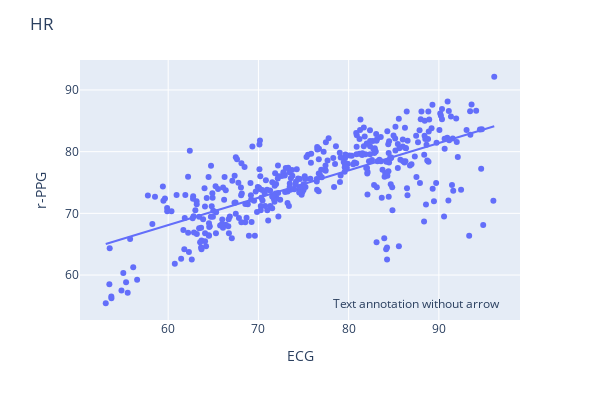
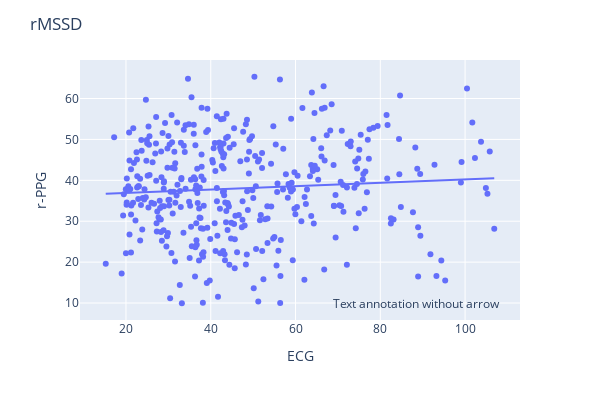
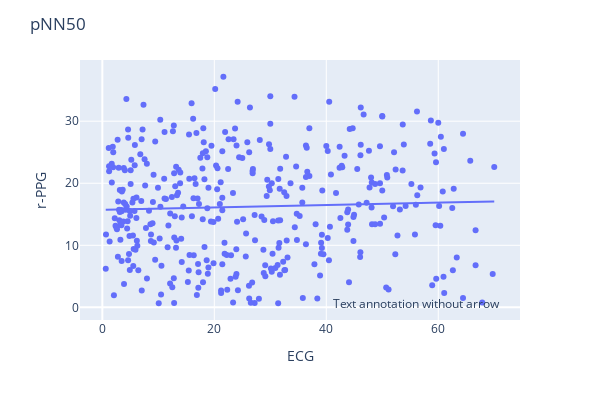
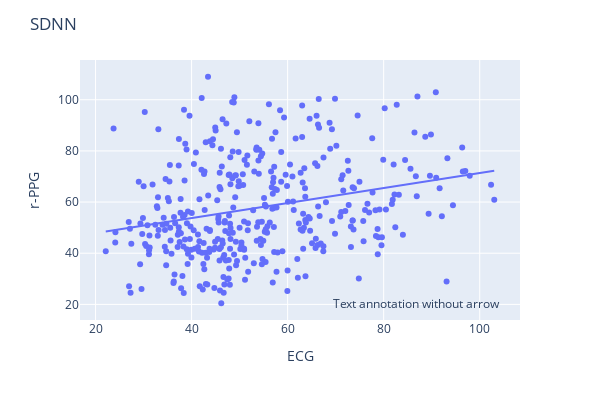

Write notebook code for charts like these, in order.
### Markdown cell above
### Referencing r-PPG to ECG

Since the data used in this example is the raw material without filtering out outliers or errors, the results of this demonstration is not exactly the same as the results used in the article.

### Code cell
from researchtoolbox.remote_ppg import visualization as vis
import os
ecg_file_path = './resources/data/ECG/ECG_HRV.csv'
r_ppg_file_path = os.path.join("./results/remote_ppg/bpm_output","summary","result.csv")
column_names = ['HR','rMSSD','pNN50','SDNN','HF','LF']
compare = vis.Comparison()
compare.compare_two_data_source(ecg_file_path,r_ppg_file_path,column_names)

### Figure 1 — Plotly figure (JSON) as saved in the notebook; plotly's stock layout.template omitted (floating-point values rounded to 4 significant figures; data arrays with more than 128 entries replaced by an {"elided": "..."} marker saying what was removed)
{"data": [{"hovertemplate": "ECG=%{x}<br>r-PPG=%{y}<extra></extra>", "legendgroup": "", "marker": {"color": "#636efa", "symbol": "circle"}, "mode": "markers", "name": "", "orientation": "v", "showlegend": false, "type": "scatter", "x": {"elided": "383 float values"}, "xaxis": "x", "y": {"elided": "383 float values"}, "yaxis": "y"}, {"hovertemplate": "<b>OLS trendline</b><br>r-PPG = 0.443221 * ECG + 41.5029<br>R<sup>2</sup>=0.513983<br><br>ECG=%{x}<br>r-PPG=%{y} <b>(trend)</b><extra></extra>", "legendgroup": "", "marker": {"color": "#636efa", "symbol": "circle"}, "mode": "lines", "name": "", "showlegend": false, "type": "scatter", "x": {"elided": "383 float values"}, "xaxis": "x", "y": {"elided": "383 float values"}, "yaxis": "y"}], "layout": {"annotations": [{"showarrow": false, "text": "Text annotation without arrow", "x": 87.53, "y": 55.43}], "height": 400, "legend": {"tracegroupgap": 0}, "margin": {"t": 60}, "title": {"text": "HR"}, "width": 600, "xaxis": {"anchor": "y", "domain": [0, 1], "title": {"text": "ECG"}}, "yaxis": {"anchor": "x", "domain": [0, 1], "title": {"text": "r-PPG"}}}}

### Figure 2 — Plotly figure (JSON) as saved in the notebook; plotly's stock layout.template omitted (floating-point values rounded to 4 significant figures; data arrays with more than 128 entries replaced by an {"elided": "..."} marker saying what was removed)
{"data": [{"hovertemplate": "ECG=%{x}<br>r-PPG=%{y}<extra></extra>", "legendgroup": "", "marker": {"color": "#636efa", "symbol": "circle"}, "mode": "markers", "name": "", "orientation": "v", "showlegend": false, "type": "scatter", "x": {"elided": "383 float values"}, "xaxis": "x", "y": {"elided": "383 float values"}, "yaxis": "y"}, {"hovertemplate": "<b>OLS trendline</b><br>r-PPG = 0.0413175 * ECG + 36.1145<br>R<sup>2</sup>=0.005482<br><br>ECG=%{x}<br>r-PPG=%{y} <b>(trend)</b><extra></extra>", "legendgroup": "", "marker": {"color": "#636efa", "symbol": "circle"}, "mode": "lines", "name": "", "showlegend": false, "type": "scatter", "x": {"elided": "383 float values"}, "xaxis": "x", "y": {"elided": "383 float values"}, "yaxis": "y"}], "layout": {"annotations": [{"showarrow": false, "text": "Text annotation without arrow", "x": 88.55, "y": 9.948}], "height": 400, "legend": {"tracegroupgap": 0}, "margin": {"t": 60}, "title": {"text": "rMSSD"}, "width": 600, "xaxis": {"anchor": "y", "domain": [0, 1], "title": {"text": "ECG"}}, "yaxis": {"anchor": "x", "domain": [0, 1], "title": {"text": "r-PPG"}}}}

### Figure 3 — Plotly figure (JSON) as saved in the notebook; plotly's stock layout.template omitted (floating-point values rounded to 4 significant figures; data arrays with more than 128 entries replaced by an {"elided": "..."} marker saying what was removed)
{"data": [{"hovertemplate": "ECG=%{x}<br>r-PPG=%{y}<extra></extra>", "legendgroup": "", "marker": {"color": "#636efa", "symbol": "circle"}, "mode": "markers", "name": "", "orientation": "v", "showlegend": false, "type": "scatter", "x": {"elided": "380 float values"}, "xaxis": "x", "y": {"elided": "380 float values"}, "yaxis": "y"}, {"hovertemplate": "<b>OLS trendline</b><br>r-PPG = 0.019298 * ECG + 15.7155<br>R<sup>2</sup>=0.001759<br><br>ECG=%{x}<br>r-PPG=%{y} <b>(trend)</b><extra></extra>", "legendgroup": "", "marker": {"color": "#636efa", "symbol": "circle"}, "mode": "lines", "name": "", "showlegend": false, "type": "scatter", "x": {"elided": "380 float values"}, "xaxis": "x", "y": {"elided": "380 float values"}, "yaxis": "y"}], "layout": {"annotations": [{"showarrow": false, "text": "Text annotation without arrow", "x": 56.12, "y": 0.6623}], "height": 400, "legend": {"tracegroupgap": 0}, "margin": {"t": 60}, "title": {"text": "pNN50"}, "width": 600, "xaxis": {"anchor": "y", "domain": [0, 1], "title": {"text": "ECG"}}, "yaxis": {"anchor": "x", "domain": [0, 1], "title": {"text": "r-PPG"}}}}

### Figure 4 — Plotly figure (JSON) as saved in the notebook; plotly's stock layout.template omitted (floating-point values rounded to 4 significant figures; data arrays with more than 128 entries replaced by an {"elided": "..."} marker saying what was removed)
{"data": [{"hovertemplate": "ECG=%{x}<br>r-PPG=%{y}<extra></extra>", "legendgroup": "", "marker": {"color": "#636efa", "symbol": "circle"}, "mode": "markers", "name": "", "orientation": "v", "showlegend": false, "type": "scatter", "x": {"elided": "383 float values"}, "xaxis": "x", "y": {"elided": "383 float values"}, "yaxis": "y"}, {"hovertemplate": "<b>OLS trendline</b><br>r-PPG = 0.293398 * ECG + 42.0142<br>R<sup>2</sup>=0.067452<br><br>ECG=%{x}<br>r-PPG=%{y} <b>(trend)</b><extra></extra>", "legendgroup": "", "marker": {"color": "#636efa", "symbol": "circle"}, "mode": "lines", "name": "", "showlegend": false, "type": "scatter", "x": {"elided": "383 float values"}, "xaxis": "x", "y": {"elided": "383 float values"}, "yaxis": "y"}], "layout": {"annotations": [{"showarrow": false, "text": "Text annotation without arrow", "x": 86.85, "y": 20.45}], "height": 400, "legend": {"tracegroupgap": 0}, "margin": {"t": 60}, "title": {"text": "SDNN"}, "width": 600, "xaxis": {"anchor": "y", "domain": [0, 1], "title": {"text": "ECG"}}, "yaxis": {"anchor": "x", "domain": [0, 1], "title": {"text": "r-PPG"}}}}
